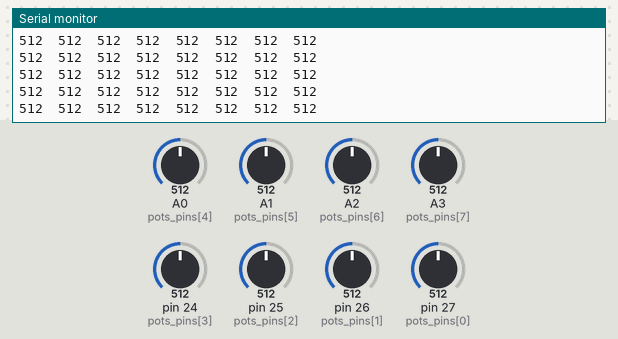
Bench run of a sketch on a simulated Teensy 4. On the bench: the last lines printed to the serial monitor. The test bench sets the inputs (shaded band); at power-on: A0 (pots_pins[4]) = 512, A1 (pots_pins[5]) = 512, A2 (pots_pins[6]) = 512, A3 (pots_pins[7]) = 512, pin 24 (pots_pins[3]) = 512, pin 25 (pots_pins[2]) = 512, pin 26 (pots_pins[1]) = 512, pin 27 (pots_pins[0]) = 512.

Above: at 1.2 s.
1.3 s: A0 (pots_pins[4]) set to 716
At 2.2 s:
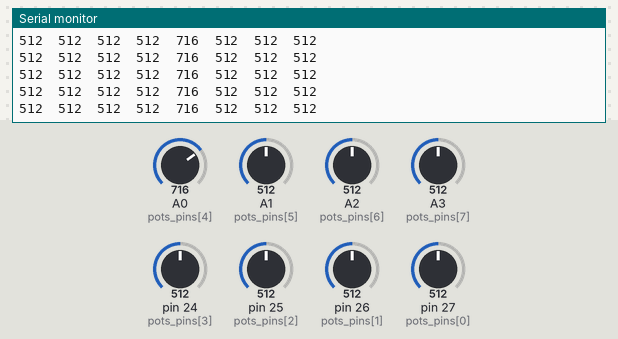
2.8 s: A1 (pots_pins[5]) set to 716
At 3.6 s:
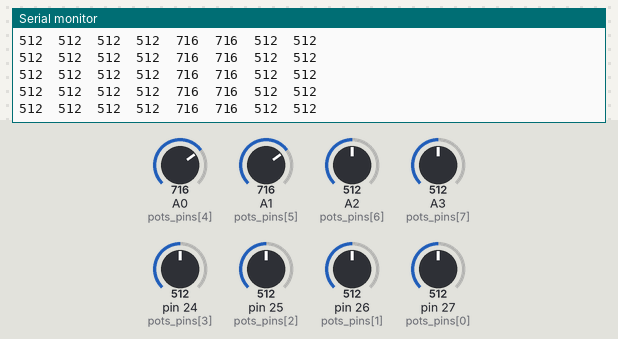
4.3 s: A2 (pots_pins[6]) set to 716
At 5.0 s:
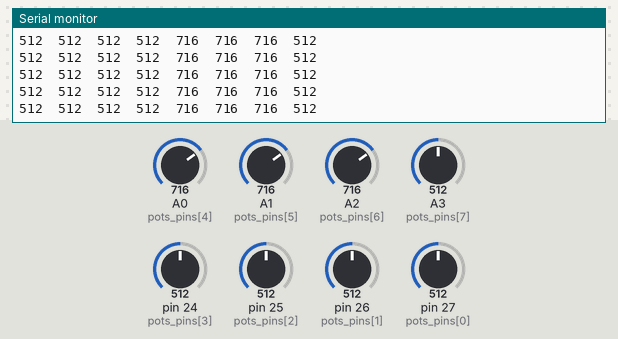
5.8 s: A3 (pots_pins[7]) set to 716
At 6.5 s:
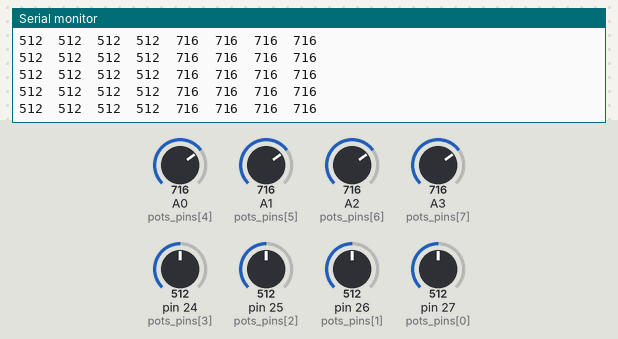
7.3 s: pin 24 (pots_pins[3]) set to 716
At 7.8 s:
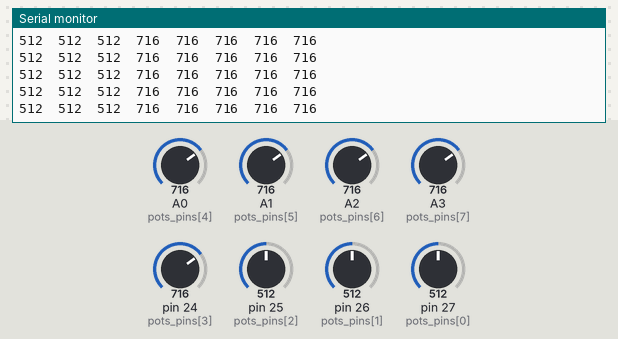
8.8 s: pin 25 (pots_pins[2]) set to 716
At 9.4 s:
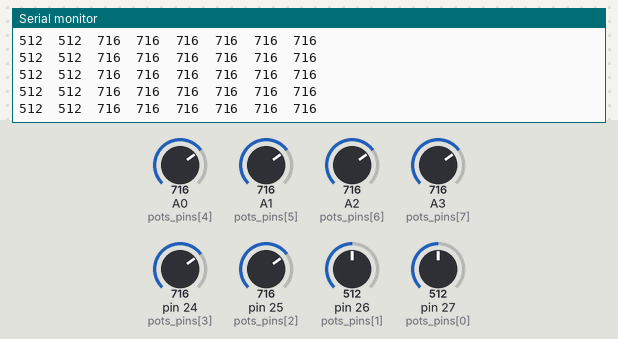

The sketch:

teensyBOX_16_bands_fader_pots.ino.ino
```cpp
// led matrix pin 2
// neopixel pin 5
int pots_pins[8] = {A13, A12, A11, A10, A0, A1, A2, A3};
int bt_pins[8] = {24, 25, 26, 27, 12, 11, 10, 9};

void setup() {
  Serial.begin(9600);
  for (int i = 0; i < 8; i++)
    pinMode(bt_pins[i], INPUT);
}

void loop()
{
  //buttons_read();
  pots_read();
}

void buttons_read()
{
  for (int i = 0; i < 8; i++)
  {
    Serial.print(digitalRead(bt_pins[i]));
    Serial.print("\t");
  }
  Serial.println();
  delay(20);
}

void pots_read()
{
  for (int i = 0; i < 8; i++)
  {
    Serial.print(analogRead(pots_pins[i]));
    Serial.print("\t");
  }
  Serial.println();
  delay(20);
}
```

Measured:
- after the input at 1.3 s, the serial monitor: prints a new line at once (image 1)
- after the input at 2.8 s, the serial monitor: prints a new line at once (image 2)
- after the input at 4.3 s, the serial monitor: prints a new line at once (image 3)
- after the input at 5.8 s, the serial monitor: prints a new line at once (image 4)
- after the input at 7.3 s, the serial monitor: prints a new line at once (image 5)
- after the input at 8.8 s, the serial monitor: prints a new line at once (image 6)
